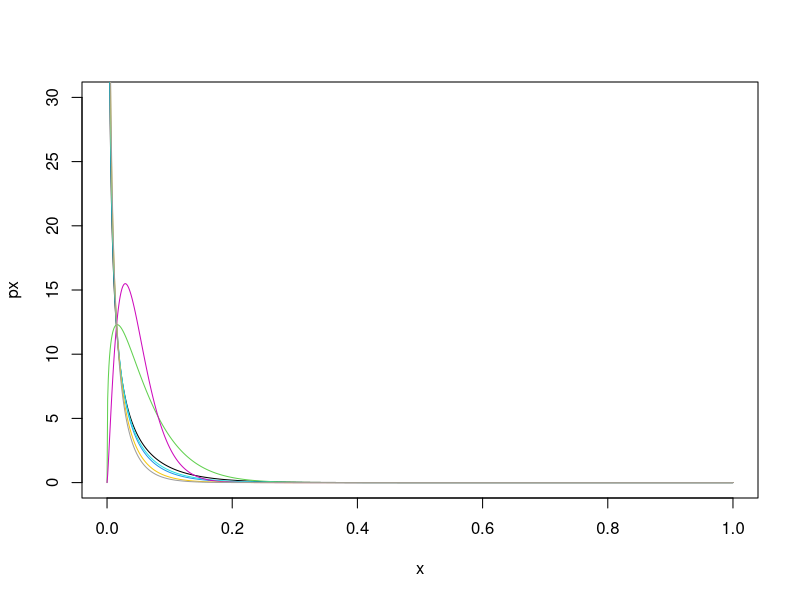
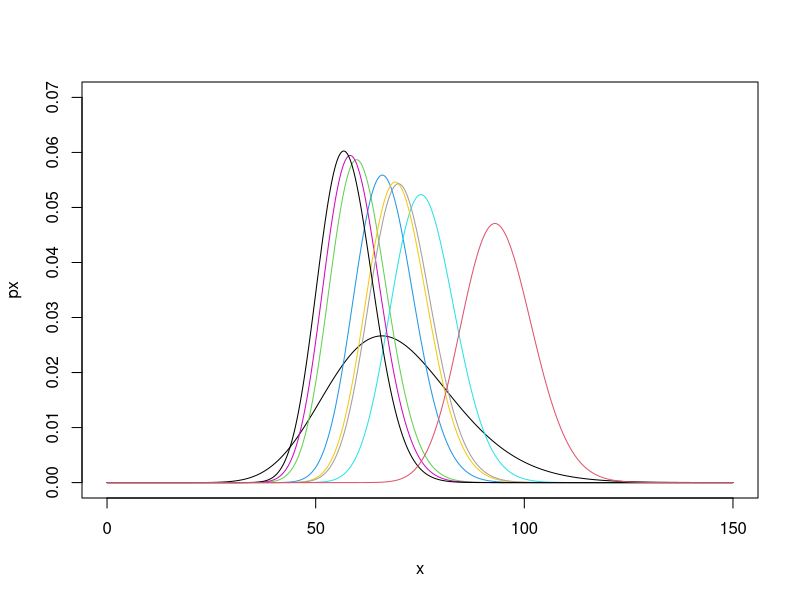

These figures' R source, in order:
## Lab Exercises 7

counts <- c(1,0,0,2,0,0)
total <- c(10,5,3,35,12,17)
ML <- c(0.1,0,0,0.057,0,0)
B_Est <- c(counts/total)
Data <- cbind(counts, total, ML, B_Est)
postmean <- c((counts+1)/(total+counts+1))
QIL <- qbeta(0.025, counts + 1, total - counts + 1)
QIU <- qbeta(0.975, counts + 1, total - counts + 1)
QI <- cbind(QIL,QIU)
Data <- cbind(Data, QI)

#Question 2 b - Empirical Bayes====

  a <- 0.345

  b <- 12.829
  a/(a+b)
  
  ebe <- (counts + a)/(total+a+b)
  Data <- cbind(Data, ebe)
  EQIL <- qbeta(0.025, counts + a, total - counts + b)
  EQIU <- qbeta(0.975, counts + a, total - counts + b)
  EQI <- cbind(EQIL, EQIU)
  Data <- cbind(Data, EQI)
  
  x <- seq(0,1,0.001)
  px <- dbeta(x,a,b)
  plot(x, px, type='l', ylim=c(0,30))
  for(k in 1:6) {
    lines(x, dbeta(x, counts[k] + a, total[k] - counts[k] + b), col=(k+2))
  }

  #Question 2 c - Expert Knowledge====  

    for(i in seq(0,10,0.1)) {
      a.0 <- 1
      a <- a.0 + (i*(0.5))
      b <- 19*a
      x <- pbeta(0.1,a,b) - pbeta(0.01,a,b)
      print(c(a,x))
    }
  
  #Question 3====

  rate <- c(58,66,78,56,70,71,54,101)
  MLE <- rate
  Be <- rate +1
  Data <- cbind(rate,MLE,Be)
  CIU <- vector(mode = 'numeric', length = 8)

  CIL <- vector(mode = 'numeric', length = 8)
  for(k in 1:8){
    CIL[k] <- qgamma(0.025, rate[k] +1, 1)
    CIU[k] <- qgamma(0.975, rate[k] +1, 1)
  }
  
  Data <- cbind(Data, CIL,CIU)
  Data

  b <- mean(rate)/var(rate)
  a <- b*mean(rate)
  
  x <- seq(0,150,0.001)
  px <- dgamma(x,a,b)
  plot(x, px, type='l', ylim = c(0,0.07))
  for(k in 1:8) {
    lines(x, dgamma(x, rate[k] + a, 1 + b), col=(k+2))
  }